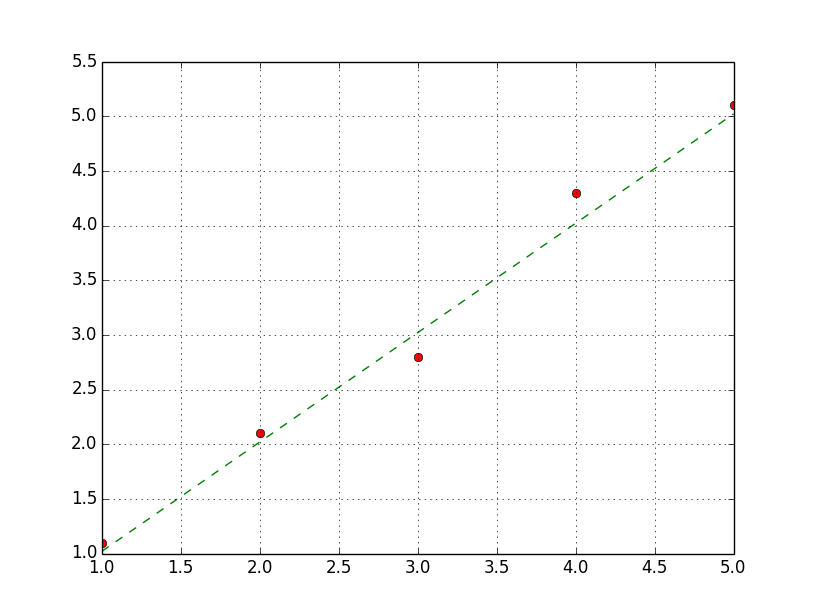

Python code for this plot:
# -*- coding: utf-8 -*-
import numpy as np
import matplotlib.pyplot as plt

def main():

    X = [1,2,3,4,5]
    Y = [1.1, 2.1, 2.8, 4.3, 5.1]

    A = np.array([X,np.ones(len(X))])
    A = A.T
    a,b = np.linalg.lstsq(A,Y)[0]

    plt.plot(X,Y,"ro")
    plt.plot(X,(a*X+b),"g--")
    plt.grid()
    plt.show()


if __name__ == '__main__':
    main()
